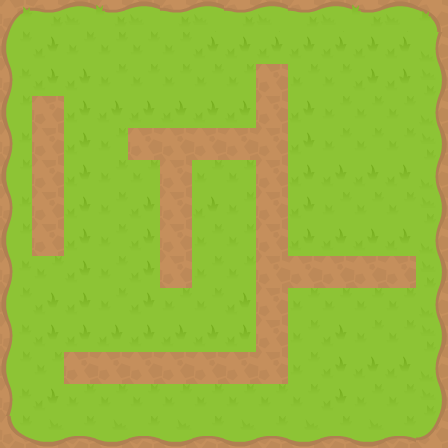

A 2D game scene composited from a Tiled map and its tileset images. What follows is a short description and the map's XML, with each tile layer's data collapsed to a summary:
An orthogonal 14x14 tile map with 32x32 px tiles, 1 tile layer (Слой тайлов 1) and 1 object.

<map version="1.2" tiledversion="1.2.1" orientation="orthogonal" renderorder="right-down" width="14" height="14" tilewidth="32" tileheight="32" infinite="0" nextlayerid="3" nextobjectid="2">
 <tileset firstgid="1" source="aaa.tsx" />
 <layer id="1" name="Слой тайлов 1" width="14" height="14">
  <data>[196 cells, 196 non-empty, 16 distinct tile ids]</data>
 </layer>
 <objectgroup id="2" name="qqq">
  <object id="1" x="128" y="128">
   <polygon points="0,0 128,0 128,-64 160,-64 160,128 288,128 288,160 160,160 160,256 -64,256 -64,224 128,224 128,32 64,32 64,160 32,160 32,32 0,32" />
  </object>
 </objectgroup>
</map>
